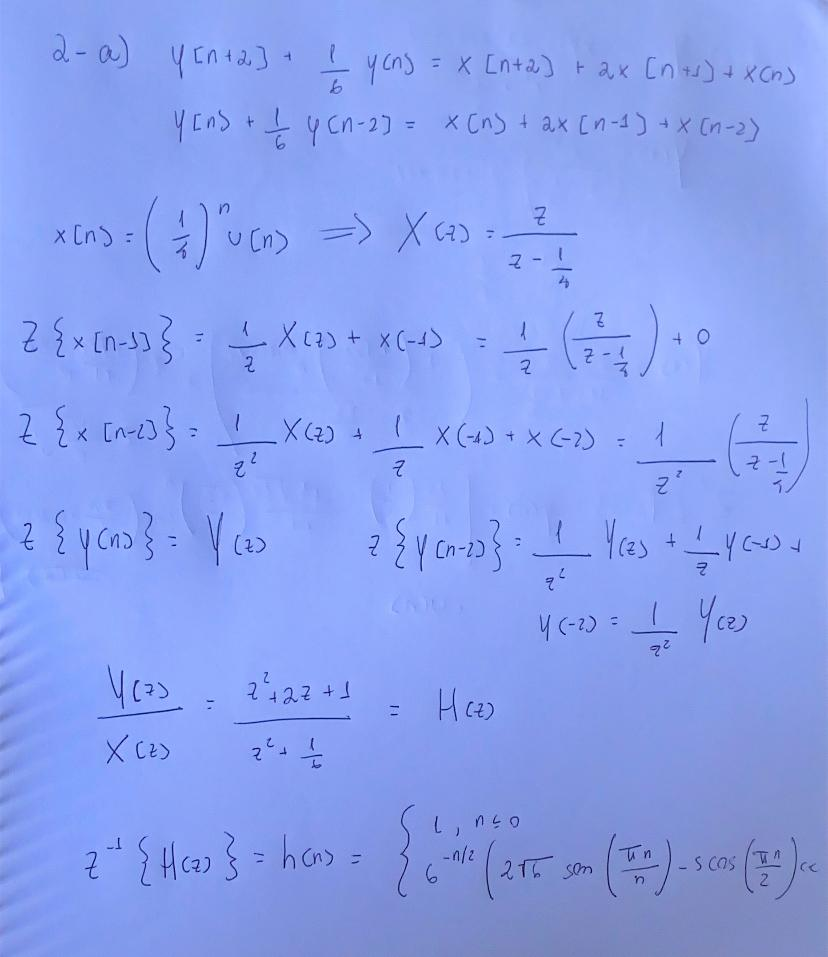
#> input picture proj1/Projeto_1/2a.jpeg, 828 x 957 px
$ jupyter execute --allow-errors projeto1.ipynb
#> lines starting #> are read from the running program, lines starting #| are printed output that depends on the picture
[cell 1]
import numpy as np
import scipy as sp
import matplotlib.pyplot as plt
import scipy.io as spio
from PIL import Image

# Projeto 1 - Sinais e Sistemas em Tempo Discreto - 2023/01
# Identificação
## Nome: Yan Tavares de Oliveira
## Matrícula: 202014323

# Questão 1

## Questão 1a (0.5 pontos)

O objetivo deste exercício é estudar a decimação e a interpolação de sinais.
Escreva uma função em python que receba um sinal x[n] e retorne um sinal y[n] que seja a decimação por um fator de 2 do sinal de entrada x[n].

Em seguida, use a sua função para encontrar o sinal decimado para a entrada:

$$ x = \left[1, 2, 1, 0, 1, 2, 1, 0, 1, 2, 1, 0, 1, 2, 1, 0, 1, 2, 1, 0 \right]$$

[cell 2]
### Código da questão 1a.

x = np.array([1, 2, 1, 0, 1, 2, 1, 0, 1, 2, 1, 0, 1, 2, 1, 0, 1, 2, 1, 0])

def decimationBy2(x):
    return x[::2]

y = decimationBy2(x)
print(y)

## Questão 1b (0.5 pontos)

Escreva uma função em python que receba um sinal y[n] e retorne um sinal z[n] que seja a interpolação por um fator de 2 do sinal de entrada y[n]. A sua função deve aumentar o número de amostras e assinalar um novo valor para as amostras criadas. Você pode escolher se as amostras interpoladas terão o valor médio das amostras ou o valor da amostra anterior.

Em seguida, utilize a sua função para encontrar o sinal interpolado para o sinal y[n] da questão anterior (1a).

[cell 3]
### Código da questão 1b.
def interpolationBy2(x):
    interpolated = np.zeros(len(x)*2)

    for i in range(len(x)):
        interpolated[2*i] = x[i]

    for i in range(len(x)-1):
        interpolated[2*i+1] = (int(x[i]) + int(x[i+1])) // 2

    interpolated[-1] = x[-1]

    return interpolated

z = interpolationBy2(y)
print(z)

## Questão 1c (1 ponto)

Uma imagem é um sinal discreto de duas dimensões.
Escrevemos I(x,y) para representar esta imagem como uma matriz bidimensional de dimensões (w x h), onde w é a largura da imagem e h a sua altura.

Para imagens, fazemos a decimação e a interpolação separadamente, para todas as linhas e, em seguida, para todas as colunas (ou vice-versa), considerando que cada linha ou coluna é um sinal de uma dimensão.

Aplique o seu algoritmo de decimação sucessivamente até obter uma imagem com tamanho (w/16 x h/16), isto é, aplique o algoritmo 4 vezes seguidas, mostrando a imagem resultante.

#> (a cell that did not finish here is left out)

## Questão 1d (1 ponto)

Utilizando como entrada a imagem decimada (de tamanho w/16 x h/16) da questão anterior (1c), aplique o seu algoritmo de interpolação sucessivamente até obter uma imagem com tamanho (w x h), isto é, aplique o algoritmo 4 vezes seguidas, mostrando a imagem resultante. Compare a imagem original com a imagem que foi decimada/interpolada.

#> (a cell that did not finish here is left out)

# Questão 2

Considere o seguinte sistema LDIT:
$$ y\left[n+2\right] + \frac{1}{6}y\left[n\right] = x\left[n+2\right] + 2x\left[n+1\right]+x\left[n\right] $$
$$ x\left[n\right] = \left(\frac{1}{4}\right)^n u\left[n\right] $$
$$ y\left[-1\right] = y\left[-2\right] = 0 $$

## Questão 2a (1 ponto)

Determine a resposta ao impulso h[n] analiticamente. Você pode inserir a sua resposta escaneada como uma imagem abaixo.

[cell 6]
### Código da questão 2a.
Image.open("2a.jpeg")

## Questão 2b (1 ponto)
Escreva um código para obter a resposta ao impulso h[n] iterativamente. Compare a resposta obtida iterativamente com a resposta analítica para as primeiras 100 amostras, plotando o gráfico das duas respostas.

Calcule também o erro médio quadrático entre os dois sinais, h[n] analítico e g[n] iterativo, através da equação:

$$ MSE = \frac{1}{N} \sum_{i=0}^{N-1} \left( h\left[i\right] - g\left[i\right] \right)^2 $$

onde N é o número de amostras considerado (no caso, 100 amostras).

[cell 7]
### Código da questão 2b.

# inicializa a resposta ao impulso

def h(n):
#> called with n = 100
    x = np.zeros(n)
    x[0] = 1

    h = np.zeros(n)
    h[0] = 1
    h[1] = 2

    for n in range(n-2):
        h[n + 2] = x[n + 2] + 2 * x[n + 1] + x[n] - (1/6) * h[n]

    return h

plt.stem(h(100))
plt.xlabel("n")
plt.ylabel("h[n]")
plt.title("Resposta ao impulso (Iterativo)")
plt.grid(True)
plt.show()
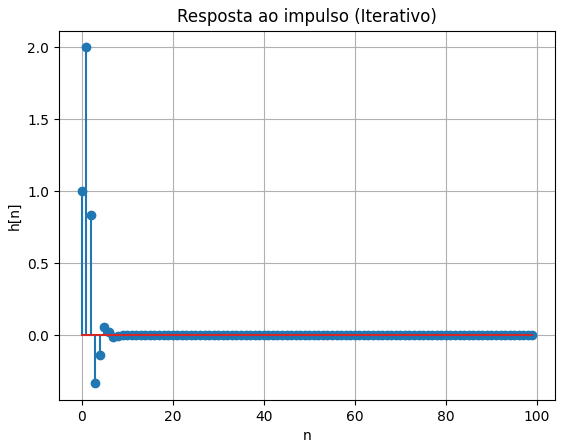
#> figure drawn by matplotlib, 1 panel; curve peaks at x = 1, y = 2

[cell 8]
### Código da questão 2b.

# inicializa a resposta ao impulso
x = np.zeros(100)
x[0] = 1

h1 = np.zeros(100)
h1[0] = 1

for n in range(1,100):
    h1[n] = 6**(-n/2) * (2* 6**(0.5)* np.sin(np.pi * n * 0.5) - 5 * np.cos(0.5 * n * np.pi))


plt.stem(h1)
plt.xlabel("n")
plt.ylabel("h[n]")
plt.title("Resposta ao impulso (Analítico)")
plt.grid(True)
plt.show()
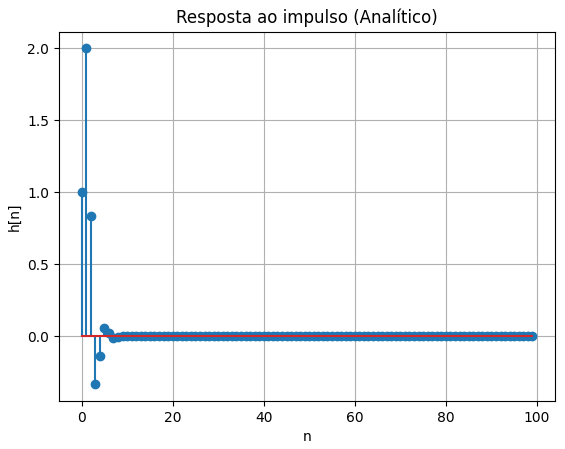
#> figure drawn by matplotlib, 1 panel; curve peaks at x = 1, y = 2

mse = np.sum((h(100) - h1)**2 * 0.01)
print("MSE =", mse)

## Questão 2c (1 ponto)

Determine a resposta do sistema às condições iniciais dadas analiticamente. Você pode inserir a sua resposta escaneada como uma imagem abaixo.

[cell 9]
### Código da questão 2c.
Image.open("2c.jpeg")
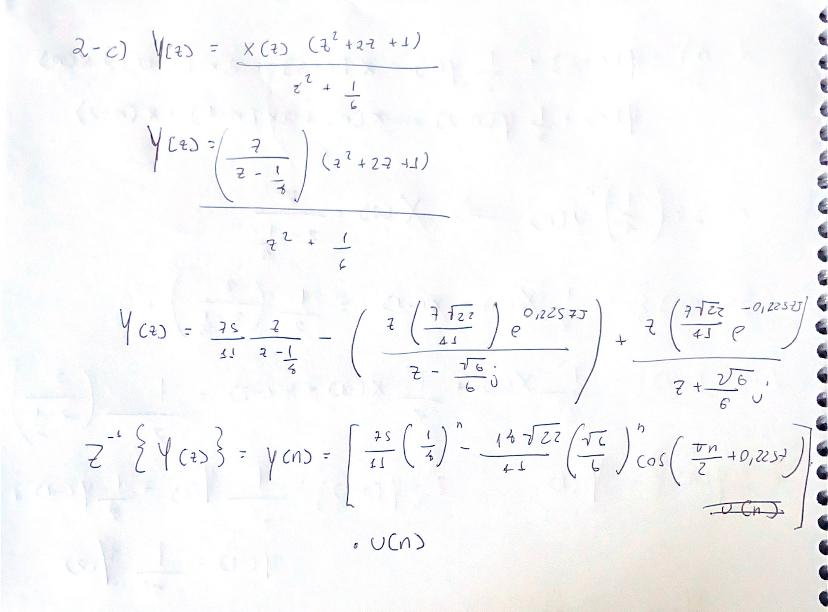
#> input picture proj1/Projeto_1/2c.jpeg, 828 x 612 px

### Questão 2d (1 ponto)
Escreva um programa para obter a resposta do sistema através da convolução da entrada com a resposta ao impulso h[n] truncada para as primeiras 20 amostras (isto é, considerando apenas as primeiras 20 amostras de h[n]).

Compare a resposta obtida pela convolução com a resposta obtida analiticamente, plotando o gráfico das duas respostas (calcule as primeiras 100 amostras do sinal). Calcule também o erro médio quadrático entre os dois sinais.

[cell 10]
### Código da questão 2d.

x = np.zeros(20)
for i in range(20):
    x[i] = (0.25)**i

y = np.convolve(h(20), x)

plt.stem(y)
plt.xlabel("n")
plt.ylabel("y[n]")
plt.title("Resposta do sistema (Iterativo)")
plt.grid(True)
plt.show()
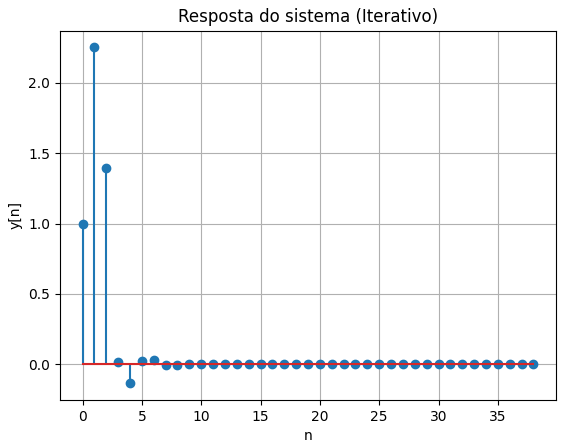
#> figure drawn by matplotlib, 1 panel; curve peaks at x = 1, y = 2.25

[cell 11]
y1 = np.zeros(39)

for n in range(39):
    y1[n] = ((75/11)* (0.25)**n) - (((14 * (22)**0.5)/11)* (((6**0.5)/6)**n) * np.cos((0.5 * np.pi * n) + 0.2257))

plt.stem(y1)
plt.xlabel("n")
plt.ylabel("y[n]")
plt.title("Resposta do sistema (Analiticamente)")
plt.grid(True)
plt.show()
#> figure, not shown here; curve peaks at x = 1, y = 2.25

msey = np.sum((y - y1)**2 * 0.01)
print("MSE =", msey)

## Questão 2e (1 ponto)

Usando como entrada o sinal disponibilizado ('data_projeto1.mat'), determine a resposta do sistema. Plote o gráfico da entrada e da saída do sistema.

#> (a cell that did not finish here is left out)

# Questão 3
Considere o seguinte sistema LDIT:
$$ y\left[n+2\right] -2~\cos \left( \frac{\pi}{8} \right) y\left[n+1\right] + y\left[n\right] = x\left[n\right] $$

## Questão 3a (1 ponto)
Determine a resposta ao impulso h[n] analiticamente. Você pode inserir a sua resposta escaneada como uma imagem abaixo.

[cell 13]
### Código da questão 3a
Image.open("3a.jpeg")
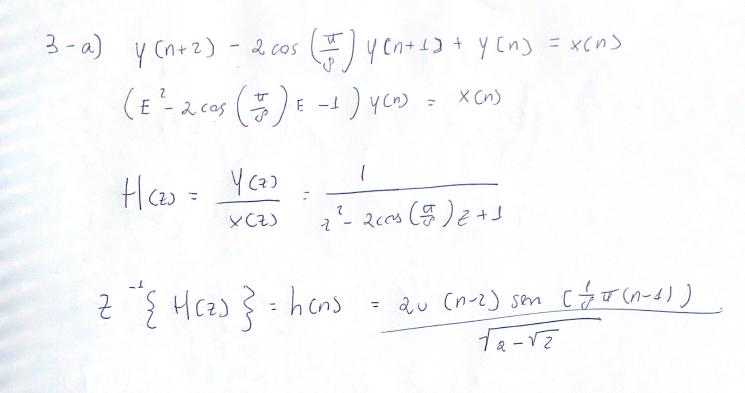
#> input picture proj1/Projeto_1/3a.jpeg, 745 x 393 px

## Questão 3b (1 ponto)
Escreva um programa para obter a resposta ao impulso h[n] iterativamente. Compare a resposta obtida com a resposta analítica, plotando o gráfico das duas respostas para as primeiras 100 amostras. Calcule também o erro médio quadrático entre os dois sinais.

[cell 14]
### Código da questão 3b

x = np.zeros(100)
x[0] = 1

h = np.zeros(100)

h[0] = 0
h[1] = 0

for n in range(98):
    h[n+2] = 2*np.cos(np.pi/8) * h[n+1] - h[n] + x[n]

plt.stem(h)
plt.xlabel("n")
plt.ylabel("h[n]")
plt.title("Resposta ao impulso")
plt.grid(True)
plt.show()
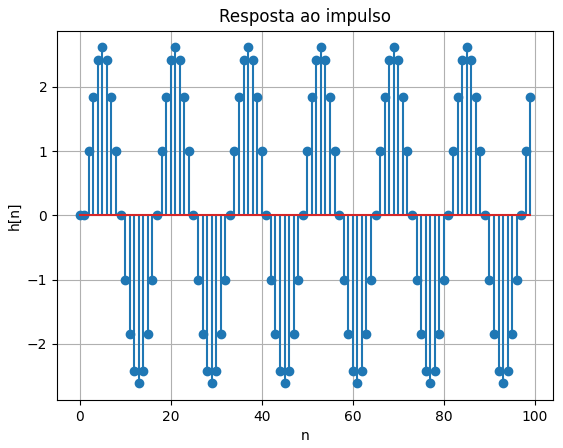
#> figure drawn by matplotlib, 1 panel; curve peaks at x = 5, y = 2.61

[cell 15]
x1 = np.zeros(100)
x1[0] = 1

h1 = np.zeros(100)

def u(n):
    if n >= 0:
        return 1
    else:
        return 0

for n in range(100):
    h1[n] = (2*u(n-2) * np.sin(1/8 * np.pi * (n-1)))/np.sqrt(2-np.sqrt(2))

plt.stem(h1)
plt.xlabel("n")
plt.ylabel("h1[n]")
plt.title("Resposta ao impulso (analítico)")
plt.grid(True)
plt.show()
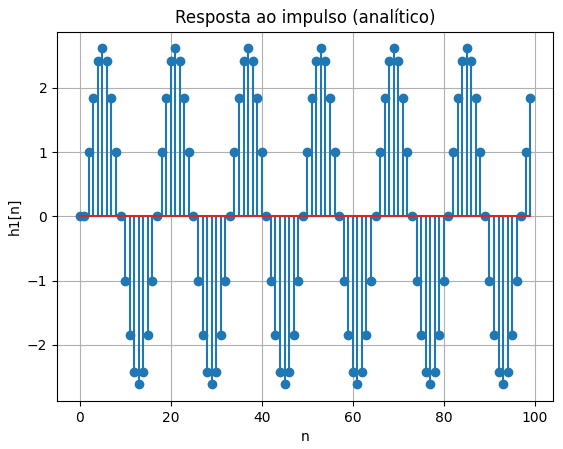
#> figure drawn by matplotlib, 1 panel; curve peaks at x = 5, y = 2.61

mseh = np.sum((h - h1)**2 * 0.01)
print("MSE =", mseh)
